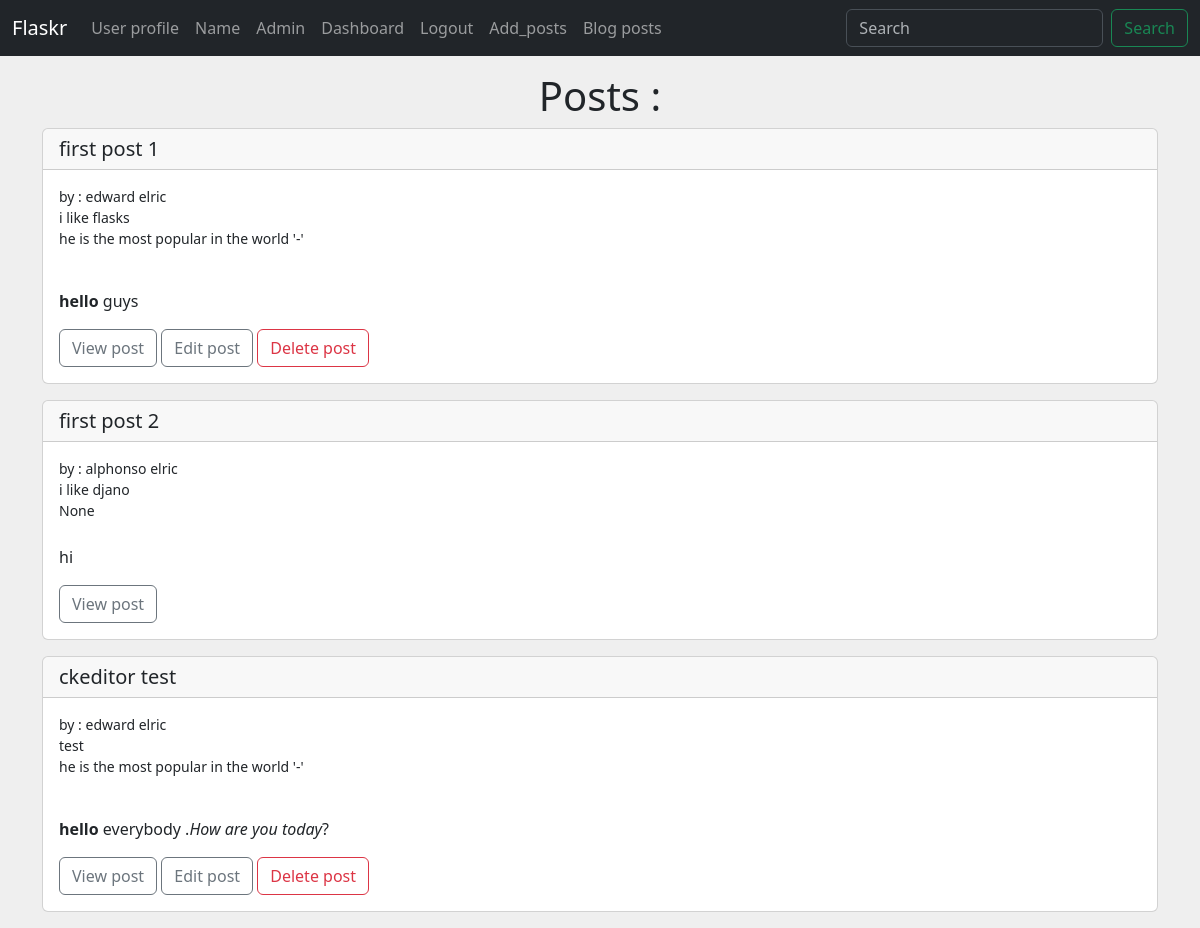
Page /posts/ (signed in) on the committed database.
### hello.py (models this page shows, shortened)
class Posts(db.Model):
    id = db.Column(db.Integer, primary_key=True)
    title = db.Column(db.String(100))
    slug = db.Column(db.String(120))
    content = db.Column(db.String(1000))
    date_posted = db.Column(db.Date, default=datetime.utcnow)
    poster_id = db.Column(db.Integer, db.ForeignKey('users.id'))

class Users(db.Model, UserMixin):
    id = db.Column(db.Integer, primary_key=True)
    username = db.Column(db.String(20), nullable=False, unique=True)
    name = db.Column(db.String(20), nullable=False)
    email = db.Column(db.String(100), nullable=False, unique=True)
    color = db.Column(db.String(100))
    about_author = db.Column(db.Text(500))
    date_added = db.Column(db.Date, default=datetime.utcnow)
    profile_pic = db.Column(db.String(), nullable=True)
    password_hash = db.Column(db.String(120))
    posts = db.relationship('Posts', backref='poster')
    @property
    def password(self):
        raise AttributeError('password is not readable!!!!!!')

### hello.py (the view)
@app.route('/posts/')
def posts():
    posts = Posts.query.order_by(Posts.date_posted)
    return render_template('posts.html', posts=posts)

### webForm.py
class SearchForm(FlaskForm):
    searched = StringField("search", validators=[DataRequired()])
    submit = SubmitField('Submit')

### hello.py (called while the page is built)
@login_manager.user_loader
def load_user(user_id):
    return Users.query.get(int(user_id))

@app.context_processor
def base():
    form = SearchForm()
    return dict(form=form)

### templates/posts.html (shortened to what this page needs)
{%extends "base.html"%}
{%block content%}
<h1 class="mt-3 text-center"> Posts : </h1>
{%for post in posts %}
<div class="card mb-3">
    <h5 class="card-header">{{post.title}}</h5>
    <div class="card-body">
        <small>
            <p class="card-text"> by : {{post.poster.name}}</p>
        </small>
        <small>
            <p class="card-text">{{post.slug}}</p>
        </small>
        <small>
            <p class="card-text">{{post.poster.about_author}}</p>
        </small>
        <br>
        <p class="card-text">{{post.content|safe}}</p>
        <a href="{{url_for('post',id=post.id)}}" class="btn btn-outline-secondary">View post</a>
        {%if post.poster_id == current_user.id%}
        <a href="{{url_for('edit_posts',id=post.id)}}" class="btn btn-outline-secondary">Edit post</a>
        <a href="{{url_for('delete_posts',id=post.id)}}" class="btn btn-outline-danger">Delete post</a>
        {%endif%}
    </div>
</div>
{%endfor%}
{%endblock%}

### static/css/style.css (style rules this page uses)
body { background: #efefef; }

### rows in the picture
Posts: title "first post 1", poster.name "edward elric", slug "i like flasks", poster.about_author "he is the most popular in the world '-'", content "hello guys"
Posts: title "first post 2", poster.name "alphonso elric", slug "i like djano", poster.about_author "None", content "hi"
Posts: title "ckeditor test", poster.name "edward elric", slug "test", poster.about_author "he is the most popular in the world '-'", content "hello everybody . How are you today ?"
